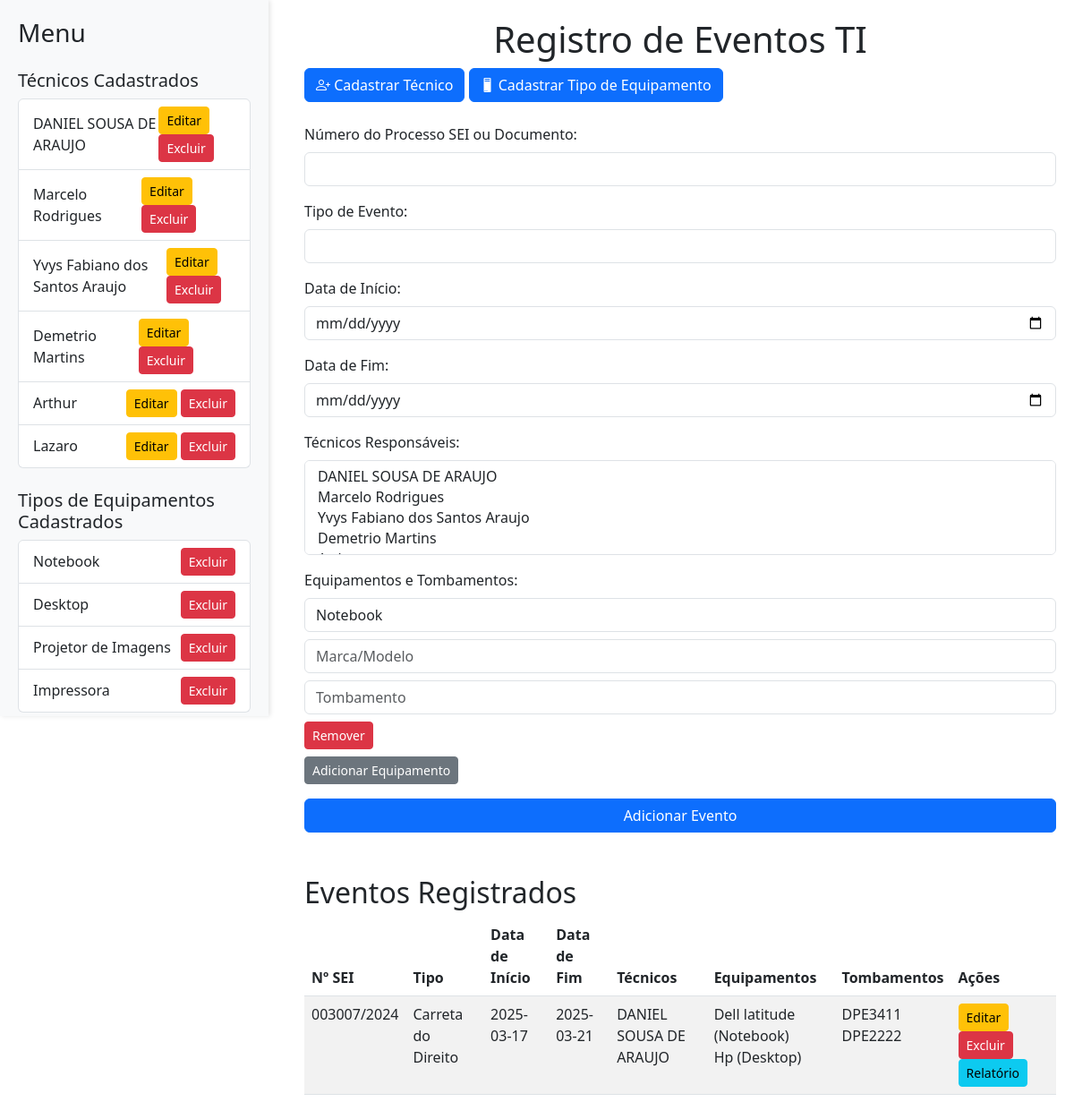
Before: / with the older database file.
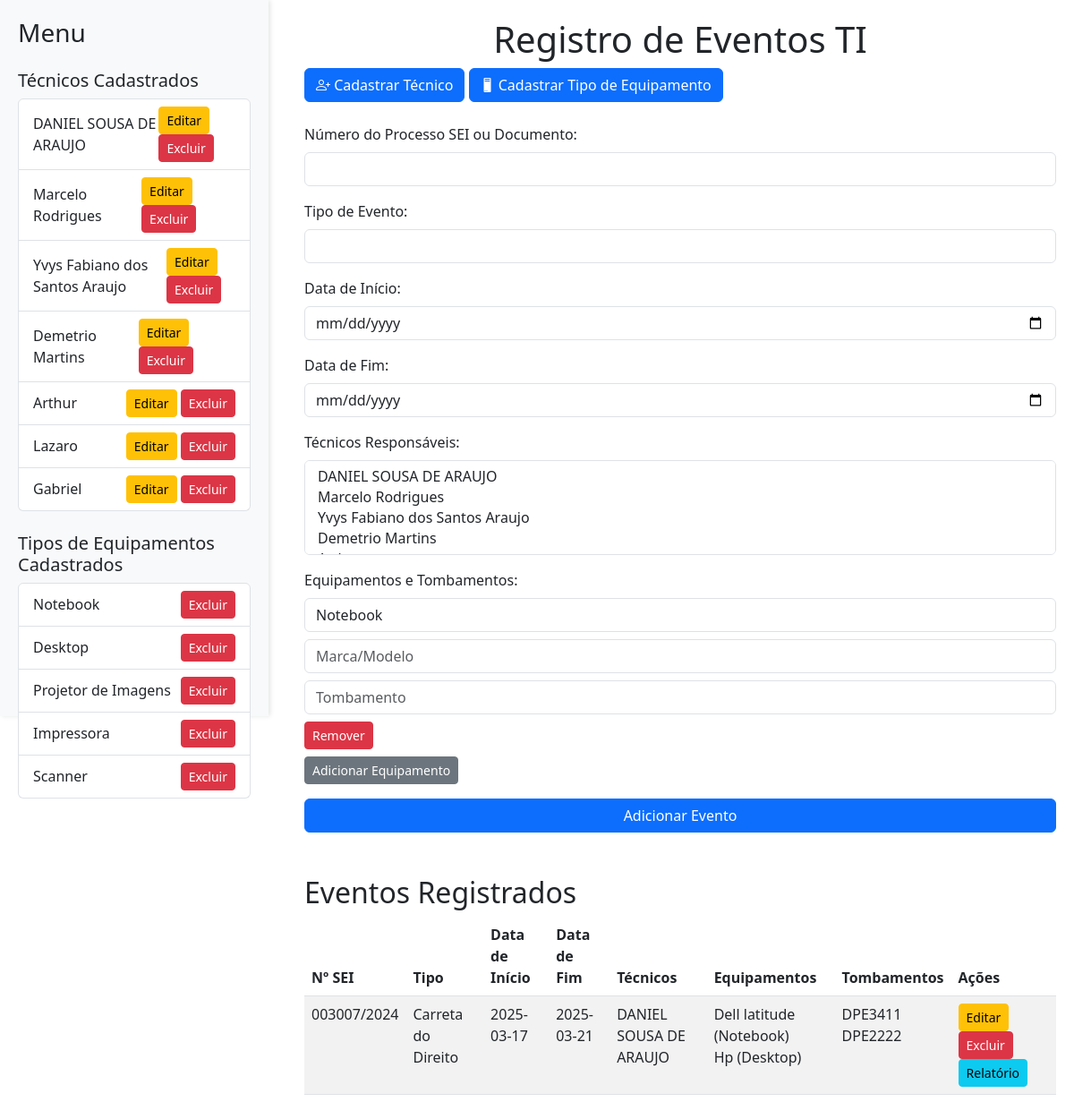
After: the same page with the newer database file.
### tables this page shows
CREATE TABLE tecnicos (
    id INTEGER PRIMARY KEY AUTOINCREMENT,
    nome TEXT NOT NULL UNIQUE
);

CREATE TABLE tipos_equipamentos (
    id INTEGER PRIMARY KEY AUTOINCREMENT,
    nome TEXT NOT NULL UNIQUE
);

CREATE TABLE eventos (
    id INTEGER PRIMARY KEY AUTOINCREMENT,
    numero_sei TEXT NOT NULL,
    tipo TEXT NOT NULL,
    data_inicio TEXT NOT NULL,
    data_fim TEXT NOT NULL
);

CREATE TABLE equipamentos (
    id INTEGER PRIMARY KEY AUTOINCREMENT,
    evento_id INTEGER,
    tipo_id INTEGER,
    marca_modelo TEXT NOT NULL,
    tombamento TEXT NOT NULL,
    FOREIGN KEY (evento_id) REFERENCES eventos (id),
    FOREIGN KEY (tipo_id) REFERENCES tipos_equipamentos (id)
);

### app.py (the view, shortened to what this page needs)
@app.route("/", methods=["GET", "POST"])
def index():
    conn = get_db_connection()
    eventos = conn.execute('SELECT * FROM eventos').fetchall()
    eventos_completos = []
    for evento in eventos:
        tecnicos_evento = conn.execute('''
            SELECT t.nome
            FROM tecnicos t
            JOIN eventos_tecnicos et ON t.id = et.tecnico_id
            WHERE et.evento_id = ?
        ''', (evento['id'],)).fetchall()
        equipamentos_evento = conn.execute('''
            SELECT e.marca_modelo, e.tombamento, te.nome AS tipo
            FROM equipamentos e
            JOIN tipos_equipamentos te ON e.tipo_id = te.id
            WHERE e.evento_id = ?
        ''', (evento['id'],)).fetchall()
        atividades_evento = conn.execute('''
            SELECT a.data, a.descricao, t.nome AS tecnico
            FROM atividades a
            JOIN tecnicos t ON a.tecnico_id = t.id
            WHERE a.evento_id = ?
        ''', (evento['id'],)).fetchall()
        eventos_completos.append({
            **evento,  # Desempacota os dados do evento
            "tecnicos": [tecnico['nome'] for tecnico in tecnicos_evento],
            "equipamentos": equipamentos_evento,
            "atividades": atividades_evento
        })
    tecnicos_cadastrados = conn.execute('SELECT * FROM tecnicos').fetchall()
    tipos_equipamentos = conn.execute('SELECT * FROM tipos_equipamentos').fetchall()
    conn.close()
    return render_template("index.html", eventos=eventos_completos, tecnicos_cadastrados=tecnicos_cadastrados, tipos_equipamentos=tipos_equipamentos)

### app.py (called while the page is built)
def get_db_connection():
    conn = sqlite3.connect('eventos.db')
    conn.row_factory = sqlite3.Row  # Retorna as linhas como dicionários
    return conn

### templates/index.html (shortened to what this page needs)
<!DOCTYPE html>
<html lang="pt-br">
<head>
    <link href="https://cdn.jsdelivr.net/npm/bootstrap@5.3.0/dist/css/bootstrap.min.css" rel="stylesheet">
    <link href="https://cdn.jsdelivr.net/npm/bootstrap-icons@1.10.5/font/bootstrap-icons.css" rel="stylesheet">
</head>
<body>
    <div class="sidebar">
        <h3 class="mb-4">Menu</h3>
        <div class="mb-4">
            <h5>Técnicos Cadastrados</h5>
            <ul id="tecnicosList" class="list-group">
                {% for tecnico in tecnicos_cadastrados %}
                    <li class="list-group-item d-flex justify-content-between align-items-center">
                        {{ tecnico.nome }}
                        <div>
                            <button class="btn btn-warning btn-sm" onclick="abrirModalEditarTecnico('{{ tecnico.id }}', '{{ tecnico.nome }}')">Editar</button>
                            <a href="/remover_tecnico/{{ tecnico.id }}" class="btn btn-danger btn-sm">Excluir</a>
                        </div>
                    </li>
                {% endfor %}
            </ul>
        </div>
        <div class="mb-4">
            <h5>Tipos de Equipamentos Cadastrados</h5>
            <ul id="tiposEquipamentosList" class="list-group">
                {% for tipo in tipos_equipamentos %}
                    <li class="list-group-item d-flex justify-content-between align-items-center">
                        {{ tipo.nome }}
                        <div>
                            <a href="/remover_tipo_equipamento/{{ tipo.id }}" class="btn btn-danger btn-sm">Excluir</a>
                        </div>
                    </li>
                {% endfor %}
            </ul>
        </div>
    </div>
    <div class="main-content">
        <h1 class="text-center">Registro de Eventos TI</h1>
        <div class="mb-4">
            <button type="button" class="btn btn-primary" data-bs-toggle="modal" data-bs-target="#cadastrarTecnicoModal">
                <i class="bi bi-person-plus"></i> Cadastrar Técnico
            </button>
            <button type="button" class="btn btn-primary" data-bs-toggle="modal" data-bs-target="#cadastrarTipoEquipamentoModal">
                <i class="bi bi-pc"></i> Cadastrar Tipo de Equipamento
            </button>
        </div>
        <form action="/" method="post">
            <div class="mb-3">
                <label class="form-label">Número do Processo SEI ou Documento:</label>
                <input type="text" name="numero_sei" class="form-control" required>
            </div>
            <div class="mb-3">
                <label class="form-label">Tipo de Evento:</label>
                <input type="text" name="tipo" class="form-control" required>
            </div>
            <div class="mb-3">
                <label class="form-label">Data de Início:</label>
                <input type="date" name="data_inicio" class="form-control" required>
            </div>
            <div class="mb-3">
                <label class="form-label">Data de Fim:</label>
                <input type="date" name="data_fim" class="form-control" required>
            </div>
            <div class="mb-3">
                <label class="form-label">Técnicos Responsáveis:</label>
                <select name="tecnicos" class="form-control" multiple required>
                    {% for tecnico in tecnicos_cadastrados %}
                        <option value="{{ tecnico.id }}">{{ tecnico.nome }}</option>
                    {% endfor %}
                </select>
            </div>
            <div class="mb-3">
                <label class="form-label">Equipamentos e Tombamentos:</label>
                <div id="equipamentos-container">
                    <div class="equipamento-item mb-2">
                        <select name="equipamentos_tipo[]" class="form-control mb-2" required>
                            {% for tipo in tipos_equipamentos %}
                                <option value="{{ tipo.id }}">{{ tipo.nome }}</option>
                            {% endfor %}
                        </select>
                        <input type="text" name="equipamentos_marca_modelo[]" class="form-control mb-2" placeholder="Marca/Modelo" required>
                        <input type="text" name="equipamentos_tombamento[]" class="form-control mb-2" placeholder="Tombamento" required>
                        <button type="button" class="btn btn-danger btn-sm remover-equipamento">Remover</button>
                    </div>
                </div>
                <button type="button" id="adicionar-equipamento" class="btn btn-secondary btn-sm">Adicionar Equipamento</button>
            </div>
            <button type="submit" class="btn btn-primary w-100">Adicionar Evento</button>
        </form>
        <h2 class="mt-5">Eventos Registrados</h2>
        <table class="table table-striped">
            <thead>
                <tr>
                    <th>Nº SEI</th>
                    <th>Tipo</th>
                    <th>Data de Início</th>
                    <th>Data de Fim</th>
                    <th>Técnicos</th>
                    <th>Equipamentos</th>
                    <th>Tombamentos</th>
                    <th>Ações</th>
                </tr>
            </thead>
            <tbody>
                {% for evento in eventos %}
                    <tr>
                        <td>{{ evento.numero_sei }}</td>
                        <td>{{ evento.tipo }}</td>
                        <td>{{ evento.data_inicio }}</td>
                        <td>{{ evento.data_fim }}</td>
                        <td>{{ evento.tecnicos | join(", ") }}</td>
                        <td>
                            {% for equipamento in evento.equipamentos %}
                                {{ equipamento.marca_modelo }} ({{ equipamento.tipo }})<br>
                            {% endfor %}
                        </td>
                        <td>
                            {% for equipamento in evento.equipamentos %}
                                {{ equipamento.tombamento }}<br>
                            {% endfor %}
                        </td>
                        <td>
                            <a href="/editar/{{ evento.id }}" class="btn btn-warning btn-sm">Editar</a>
                            <a href="/excluir/{{ evento.id }}" class="btn btn-danger btn-sm">Excluir</a>
                            <a href="/relatorio_atividades/{{ evento.id }}" class="btn btn-info btn-sm">Relatório</a>
                        </td>
                    </tr>
                {% endfor %}
            </tbody>
        </table>
    </div>
</body>
</html>

### templates/index.html (style rules this page uses)
.sidebar { height: 100vh; width: 300px; position: fixed; top: 0; left: 0; background-color: #f8f9fa; padding: 20px; box-shadow: 2px 0 5px rgba(0, 0, 0, 0.1); }
.main-content { margin-left: 320px; padding: 20px; }

Changed rows visible on the page:
added tecnicos: nome "Gabriel", shown under "Técnicos Cadastrados"
added tipos_equipamentos: nome "Scanner"
